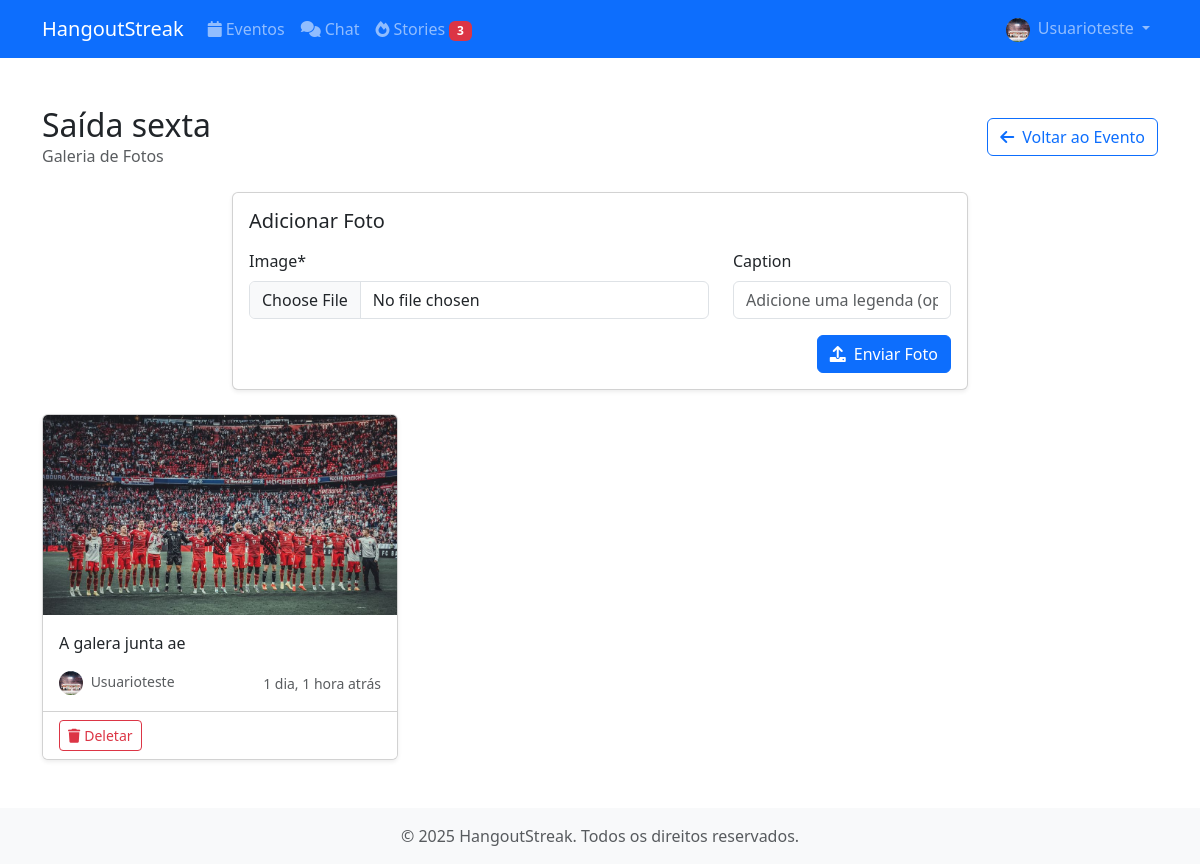
The app's page /events/2/photos/ (signed in) with its own data.
### users/models.py (models this page shows, shortened)
class Profile(models.Model):
    user = models.OneToOneField(User, on_delete=models.CASCADE)
    avatar = models.ImageField(upload_to='profile_pics', null=True, blank=True)
    bio = models.TextField(max_length=500, blank=True)
    friends = models.ManyToManyField('self', blank=True)
    streak_count = models.IntegerField('Streak Atual', default=0)
    total_events = models.IntegerField('Total de Eventos', default=0)
    achievements = models.ManyToManyField(Achievement, blank=True, related_name='users')
    highest_streak = models.IntegerField('Maior Streak', default=0)

### events/models.py (models this page shows, shortened)
class Event(models.Model):
    title = models.CharField('Título', max_length=200)
    description = models.TextField('Descrição')
    date = models.DateTimeField('Data')
    location = models.CharField('Local', max_length=200)
    max_participants = models.IntegerField('Máximo de Participantes')
    creator = models.ForeignKey(
        User,
        on_delete=models.CASCADE,
        related_name='created_events'
    )
    participants = models.ManyToManyField(
        User,
        related_name='participating_events'
    )
    created_at = models.DateTimeField(auto_now_add=True)
    updated_at = models.DateTimeField(auto_now=True)
    image = models.ImageField(upload_to='event_pics/', null=True, blank=True)
    is_private = models.BooleanField('Evento Privado', default=False)
    class Meta:
        ordering = ['date']
        verbose_name = 'Evento'
        verbose_name_plural = 'Eventos'

class EventPhoto(models.Model):
    event = models.ForeignKey(Event, on_delete=models.CASCADE, related_name='photos')
    user = models.ForeignKey(User, on_delete=models.CASCADE, related_name='event_photos')
    image = models.ImageField(upload_to='event_photos/')
    caption = models.CharField(max_length=200, blank=True)
    created_at = models.DateTimeField(auto_now_add=True)
    class Meta:
        ordering = ['-created_at']
        verbose_name = 'Foto do Evento'
        verbose_name_plural = 'Fotos do Evento'

### events/views.py (the view)
# urls.py: path('<int:event_id>/photos/', views.event_photos, name='event_photos'),
@login_required
def event_photos(request, event_id):
    event = get_object_or_404(Event, id=event_id)
    photos = event.photos.all()
    if request.method == 'POST':
        if request.user not in event.participants.all() and request.user != event.creator:
            if request.headers.get('X-Requested-With') == 'XMLHttpRequest':
                return JsonResponse({
                    'success': False,
                    'error': 'Apenas participantes podem adicionar fotos.'
                }, status=403)
            messages.error(request, 'Apenas participantes podem adicionar fotos.')
            return redirect('events:detail', event_id=event.id)
        form = EventPhotoForm(request.POST, request.FILES)
        if form.is_valid():
            try:
                photo = form.save(commit=False)
                photo.event = event
                photo.user = request.user
                photo.save()
                if request.headers.get('X-Requested-With') == 'XMLHttpRequest':
                    photo_html = render_to_string('events/partials/photo_card.html', {
                        'photo': photo,
                        'event': event
                    })
                    return JsonResponse({
                        'success': True,
                        'photo_html': photo_html
                    })
                messages.success(request, 'Foto adicionada com sucesso!')
                return redirect('events:event_photos', event_id=event.id)
            except Exception as e:
                if request.headers.get('X-Requested-With') == 'XMLHttpRequest':
                    return JsonResponse({
                        'success': False,
                        'error': str(e)
                    }, status=500)
                messages.error(request, f'Erro ao salvar foto: {str(e)}')
        else:
            if request.headers.get('X-Requested-With') == 'XMLHttpRequest':
                return JsonResponse({
                    'success': False,
                    'error': 'Formulário inválido. Verifique os campos.'
                }, status=400)
            messages.error(request, 'Formulário inválido. Verifique os campos.')
    else:
        form = EventPhotoForm()
    context = {
        'event': event,
        'photos': photos,
        'form': form
    }
    if request.headers.get('X-Requested-With') == 'XMLHttpRequest':
        photos_html = render_to_string('events/partials/photo_gallery.html', context)
        return JsonResponse({
            'photos_html': photos_html
        })
    return render(request, 'events/photos.html', context)

### events/forms.py
class EventPhotoForm(forms.ModelForm):
    class Meta:
        model = EventPhoto
        fields = ['image', 'caption']
        widgets = {
            'caption': forms.TextInput(attrs={'placeholder': 'Adicione uma legenda (opcional)'}),
        }
    def __init__(self, *args, **kwargs):
        super().__init__(*args, **kwargs)
        self.fields['caption'].required = False

### templates/events/photos.html (shortened to what this page needs)
{% extends "base.html" %}
{% load crispy_forms_tags %}
{% block content %}
<div class="container py-5">
    <div class="row mb-4">
        <div class="col-12">
            <div class="d-flex justify-content-between align-items-center">
                <div>
                    <h2 class="mb-0">{{ event.title }}</h2>
                    <p class="text-muted mb-0">Galeria de Fotos</p>
                </div>
                <a href="{% url 'events:detail' event.id %}" class="btn btn-outline-primary">
                    <i class="fas fa-arrow-left me-2"></i>Voltar ao Evento
                </a>
            </div>
        </div>
    </div>
    {% if request.user in event.participants.all or request.user == event.creator %}
        <div class="row mb-4">
            <div class="col-md-8 mx-auto">
                <div class="card shadow-sm">
                    <div class="card-body">
                        <h5 class="card-title mb-3">Adicionar Foto</h5>
                        <form method="POST" enctype="multipart/form-data" id="photo-form" class="photo-upload-form">
                            <div class="row">
                                <div class="col-md-8">
                                    {{ form.image|as_crispy_field }}
                                </div>
                                <div class="col-md-4">
                                    {{ form.caption|as_crispy_field }}
                                </div>
                            </div>
                            <div class="text-end">
                                <button type="submit" class="btn btn-primary">
                                    <i class="fas fa-upload me-2"></i>Enviar Foto
                                </button>
                            </div>
                        </form>
                    </div>
                </div>
            </div>
        </div>
    {% endif %}
    <div class="photo-gallery" id="photo-gallery">
        {% include 'events/partials/photo_gallery.html' %}
    </div>
</div>
{% endblock %}

### templates/base.html (shortened to what this page needs)
{% load static %}
<!DOCTYPE html>
<html lang="pt-BR">
<head>
    <link href="https://cdn.jsdelivr.net/npm/bootstrap@5.3.0/dist/css/bootstrap.min.css" rel="stylesheet">
    <link href="https://cdnjs.cloudflare.com/ajax/libs/font-awesome/6.0.0/css/all.min.css" rel="stylesheet">
</head>
<body>
    <nav class="navbar navbar-expand-lg navbar-dark bg-primary">
        <div class="container">
            <a class="navbar-brand" href="{% url 'core:home' %}">HangoutStreak</a>
            <div class="collapse navbar-collapse" id="navbarNav">
                <ul class="navbar-nav me-auto">
                    {% if user.is_authenticated %}
                        <li class="nav-item">
                            <a class="nav-link" href="{% url 'events:list' %}">
                                <i class="fas fa-calendar me-1"></i>Eventos
                            </a>
                        </li>
                        <li class="nav-item">
                            <a class="nav-link" href="{% url 'chat:inbox' %}">
                                <i class="fas fa-comments me-1"></i>Chat
                            </a>
                        </li>
                        <li class="nav-item">
                            <a class="nav-link" href="{% url 'events:story_feed' %}">
                                <i class="fas fa-fire me-1"></i>Stories
                                {% if user.streaks_as_user1.count or user.streaks_as_user2.count %}
                                    <span class="badge bg-danger">
                                        {{ user.streaks_as_user1.count|add:user.streaks_as_user2.count }}
                                    </span>
                                {% endif %}
                            </a>
                        </li>
                    {% endif %}
                </ul>
                <ul class="navbar-nav">
                    {% if user.is_authenticated %}
                        <li class="nav-item dropdown">
                            <a class="nav-link dropdown-toggle" href="#" id="navbarDropdown" role="button" data-bs-toggle="dropdown">
                                {% if user.profile.avatar %}
                                    <img src="{{ user.profile.avatar.url }}" class="rounded-circle me-1" style="width: 24px; height: 24px;" alt="{{ user.username }}">
                                {% else %}
                                    <i class="fas fa-user-circle me-1"></i>
                                {% endif %}
                                {{ user.username }}
                            </a>
                        </li>
                    {% endif %}
                </ul>
            </div>
        </div>
    </nav>
    <main>
        {% block content %}{% endblock %}
    </main>
    <footer class="footer mt-auto py-3 bg-light">
        <div class="container text-center">
            <span class="text-muted">© {% now "Y" %} HangoutStreak. Todos os direitos reservados.</span>
        </div>
    </footer>
</body>
</html>

### templates/events/partials/photo_card.html
{% load static %}
<div class="col-md-4 photo-card">
    <div class="card shadow-sm h-100">
        <img src="{{ photo.image.url }}" class="card-img-top" alt="Foto do evento" style="height: 200px; object-fit: cover;">
        <div class="card-body">
            {% if photo.caption %}
                <p class="card-text">{{ photo.caption }}</p>
            {% endif %}
            <div class="d-flex justify-content-between align-items-center">
                <div class="small text-muted">
                    <img src="{% if photo.user.profile.avatar %}{{ photo.user.profile.avatar.url }}{% else %}{% static 'img/default-avatar.png' %}{% endif %}"
                         class="rounded-circle me-1" style="width: 24px; height: 24px;" alt="{{ photo.user.username }}">
                    {{ photo.user.username }}
                </div>
                <small class="text-muted">{{ photo.created_at|timesince }} atrás</small>
            </div>
        </div>
        {% if request.user == photo.user or request.user == event.creator %}
            <div class="card-footer bg-white">
                <a href="{% url 'events:delete_photo' photo.id %}" class="btn btn-outline-danger btn-sm delete-photo">
                    <i class="fas fa-trash me-1"></i>Deletar
                </a>
            </div>
        {% endif %}
    </div>
</div>

### records on screen
Event: title "Saída sexta"
EventPhoto: image (picture), caption "A galera junta ae", user.avatar (picture), user.username "Usuarioteste", created_at "1 dia, 1 hora", shows "Deletar"

### other values on screen
{{ user.streaks_as_user1.count|add:user.streaks_as_user2.count }} "3"
{{ user.username }} "Usuarioteste"
